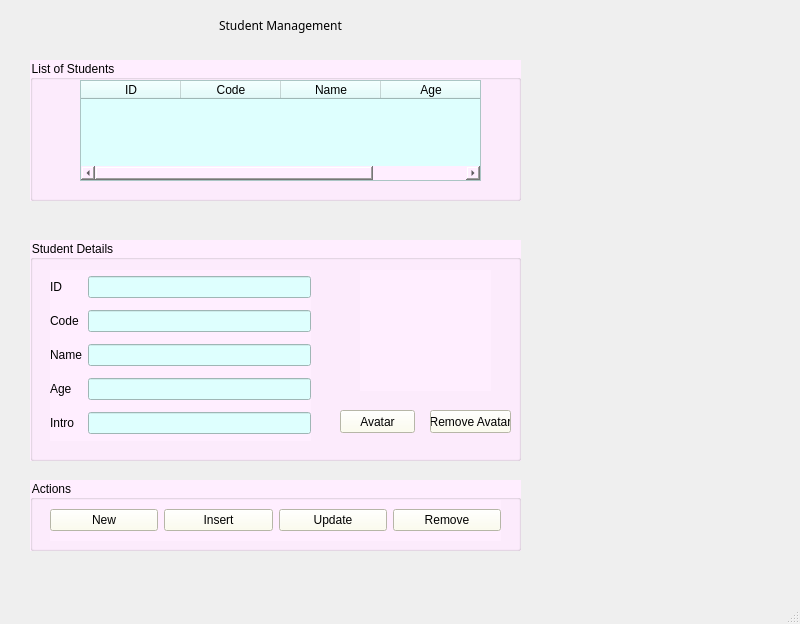
<?xml version="1.0" encoding="UTF-8"?>
<ui version="4.0">
 <class>MainWindow</class>
 <widget class="QMainWindow" name="MainWindow">
  <property name="geometry">
   <rect>
    <x>0</x>
    <y>0</y>
    <width>800</width>
    <height>624</height>
   </rect>
  </property>
  <property name="windowTitle">
   <string>YeKhongNgu</string>
  </property>
  <widget class="QWidget" name="centralwidget">
   <widget class="QGroupBox" name="groupBox">
    <property name="geometry">
     <rect>
      <x>30</x>
      <y>60</y>
      <width>491</width>
      <height>141</height>
     </rect>
    </property>
    <property name="styleSheet">
     <string notr="true">background-color: rgb(255, 238, 255);</string>
    </property>
    <property name="title">
     <string>List of Students</string>
    </property>
    <widget class="QTableWidget" name="tableWidgetStudent">
     <property name="geometry">
      <rect>
       <x>50</x>
       <y>20</y>
       <width>401</width>
       <height>101</height>
      </rect>
     </property>
     <property name="styleSheet">
      <string notr="true">
background-color: rgb(222, 255, 254);</string>
     </property>
     <column>
      <property name="text">
       <string>ID</string>
      </property>
     </column>
     <column>
      <property name="text">
       <string>Code</string>
      </property>
     </column>
     <column>
      <property name="text">
       <string>Name</string>
      </property>
     </column>
     <column>
      <property name="text">
       <string>Age</string>
      </property>
     </column>
    </widget>
   </widget>
   <widget class="QGroupBox" name="groupBox_2">
    <property name="geometry">
     <rect>
      <x>30</x>
      <y>240</y>
      <width>491</width>
      <height>221</height>
     </rect>
    </property>
    <property name="styleSheet">
     <string notr="true">background-color: rgb(255, 238, 255);</string>
    </property>
    <property name="title">
     <string>Student Details</string>
    </property>
    <widget class="QWidget" name="gridLayoutWidget">
     <property name="geometry">
      <rect>
       <x>20</x>
       <y>30</y>
       <width>261</width>
       <height>171</height>
      </rect>
     </property>
     <layout class="QGridLayout" name="gridLayout">
      <item row="4" column="1">
       <widget class="QLineEdit" name="lineEditIntro">
        <property name="styleSheet">
         <string notr="true">background-color: rgb(222, 255, 254);</string>
        </property>
       </widget>
      </item>
      <item row="3" column="0">
       <widget class="QLabel" name="label_4">
        <property name="text">
         <string>Age</string>
        </property>
       </widget>
      </item>
      <item row="1" column="1">
       <widget class="QLineEdit" name="lineEditCode">
        <property name="styleSheet">
         <string notr="true">background-color: rgb(222, 255, 254);</string>
        </property>
       </widget>
      </item>
      <item row="0" column="0">
       <widget class="QLabel" name="label">
        <property name="text">
         <string>ID</string>
        </property>
       </widget>
      </item>
      <item row="2" column="1">
       <widget class="QLineEdit" name="lineEditName">
        <property name="styleSheet">
         <string notr="true">background-color: rgb(222, 255, 254);</string>
        </property>
       </widget>
      </item>
      <item row="3" column="1">
       <widget class="QLineEdit" name="lineEditAge">
        <property name="styleSheet">
         <string notr="true">background-color: rgb(222, 255, 254);</string>
        </property>
       </widget>
      </item>
      <item row="4" column="0">
       <widget class="QLabel" name="label_5">
        <property name="text">
         <string>Intro</string>
        </property>
       </widget>
      </item>
      <item row="0" column="1">
       <widget class="QLineEdit" name="lineEditId">
        <property name="styleSheet">
         <string notr="true">background-color: rgb(222, 255, 254);</string>
        </property>
       </widget>
      </item>
      <item row="2" column="0">
       <widget class="QLabel" name="label_3">
        <property name="text">
         <string>Name</string>
        </property>
       </widget>
      </item>
      <item row="1" column="0">
       <widget class="QLabel" name="label_2">
        <property name="text">
         <string>Code</string>
        </property>
       </widget>
      </item>
     </layout>
    </widget>
    <widget class="QLabel" name="label_6">
     <property name="geometry">
      <rect>
       <x>330</x>
       <y>30</y>
       <width>131</width>
       <height>121</height>
      </rect>
     </property>
     <property name="text">
      <string/>
     </property>
     <property name="pixmap">
      <pixmap>image/Gemini_Generated_Image_l5oowml5oowml5oo.png</pixmap>
     </property>
     <property name="scaledContents">
      <bool>true</bool>
     </property>
    </widget>
    <widget class="QPushButton" name="pushButtonAvatar">
     <property name="geometry">
      <rect>
       <x>310</x>
       <y>170</y>
       <width>75</width>
       <height>23</height>
      </rect>
     </property>
     <property name="styleSheet">
      <string notr="true">background-color: rgb(255, 255, 234);</string>
     </property>
     <property name="text">
      <string>Avatar</string>
     </property>
    </widget>
    <widget class="QPushButton" name="pushButtonRemoveAvatar">
     <property name="geometry">
      <rect>
       <x>400</x>
       <y>170</y>
       <width>81</width>
       <height>23</height>
      </rect>
     </property>
     <property name="styleSheet">
      <string notr="true">background-color: rgb(255, 255, 234);</string>
     </property>
     <property name="text">
      <string>Remove Avatar</string>
     </property>
    </widget>
   </widget>
   <widget class="QGroupBox" name="groupBox_3">
    <property name="geometry">
     <rect>
      <x>30</x>
      <y>480</y>
      <width>491</width>
      <height>71</height>
     </rect>
    </property>
    <property name="styleSheet">
     <string notr="true">background-color: rgb(255, 238, 255);</string>
    </property>
    <property name="title">
     <string>Actions</string>
    </property>
    <widget class="QWidget" name="horizontalLayoutWidget">
     <property name="geometry">
      <rect>
       <x>20</x>
       <y>20</y>
       <width>451</width>
       <height>41</height>
      </rect>
     </property>
     <layout class="QHBoxLayout" name="horizontalLayout">
      <item>
       <widget class="QPushButton" name="pushButtonNew">
        <property name="styleSheet">
         <string notr="true">background-color: rgb(255, 255, 234);</string>
        </property>
        <property name="text">
         <string>New</string>
        </property>
        <property name="icon">
         <iconset>
          <normaloff>image/plus.png</normaloff>image/plus.png</iconset>
        </property>
       </widget>
      </item>
      <item>
       <widget class="QPushButton" name="pushButtonInsert">
        <property name="styleSheet">
         <string notr="true">background-color: rgb(255, 255, 234);</string>
        </property>
        <property name="text">
         <string>Insert</string>
        </property>
        <property name="icon">
         <iconset>
          <normaloff>image/diskette.png</normaloff>image/diskette.png</iconset>
        </property>
       </widget>
      </item>
      <item>
       <widget class="QPushButton" name="pushButtonUpdate">
        <property name="styleSheet">
         <string notr="true">background-color: rgb(255, 255, 234);</string>
        </property>
        <property name="text">
         <string>Update</string>
        </property>
        <property name="icon">
         <iconset>
          <normaloff>image/refresh.png</normaloff>image/refresh.png</iconset>
        </property>
       </widget>
      </item>
      <item>
       <widget class="QPushButton" name="pushButtonRemove">
        <property name="styleSheet">
         <string notr="true">background-color: rgb(255, 255, 234);</string>
        </property>
        <property name="text">
         <string>Remove</string>
        </property>
        <property name="icon">
         <iconset>
          <normaloff>image/bin.png</normaloff>image/bin.png</iconset>
        </property>
       </widget>
      </item>
     </layout>
    </widget>
   </widget>
   <widget class="QLabel" name="label_7">
    <property name="geometry">
     <rect>
      <x>40</x>
      <y>10</y>
      <width>481</width>
      <height>31</height>
     </rect>
    </property>
    <property name="font">
     <font>
      <family>Montserrat Medium</family>
      <weight>2</weight>
      <italic>false</italic>
      <bold>false</bold>
     </font>
    </property>
    <property name="layoutDirection">
     <enum>Qt::RightToLeft</enum>
    </property>
    <property name="styleSheet">
     <string notr="true">font: 57 22
pt &quot;Montserrat Medium&quot;;</string>
    </property>
    <property name="text">
     <string>Student Management</string>
    </property>
    <property name="alignment">
     <set>Qt::AlignCenter</set>
    </property>
   </widget>
  </widget>
  <widget class="QMenuBar" name="menubar">
   <property name="geometry">
    <rect>
     <x>0</x>
     <y>0</y>
     <width>800</width>
     <height>18</height>
    </rect>
   </property>
  </widget>
  <widget class="QStatusBar" name="statusbar"/>
 </widget>
 <resources/>
 <connections/>
</ui>
